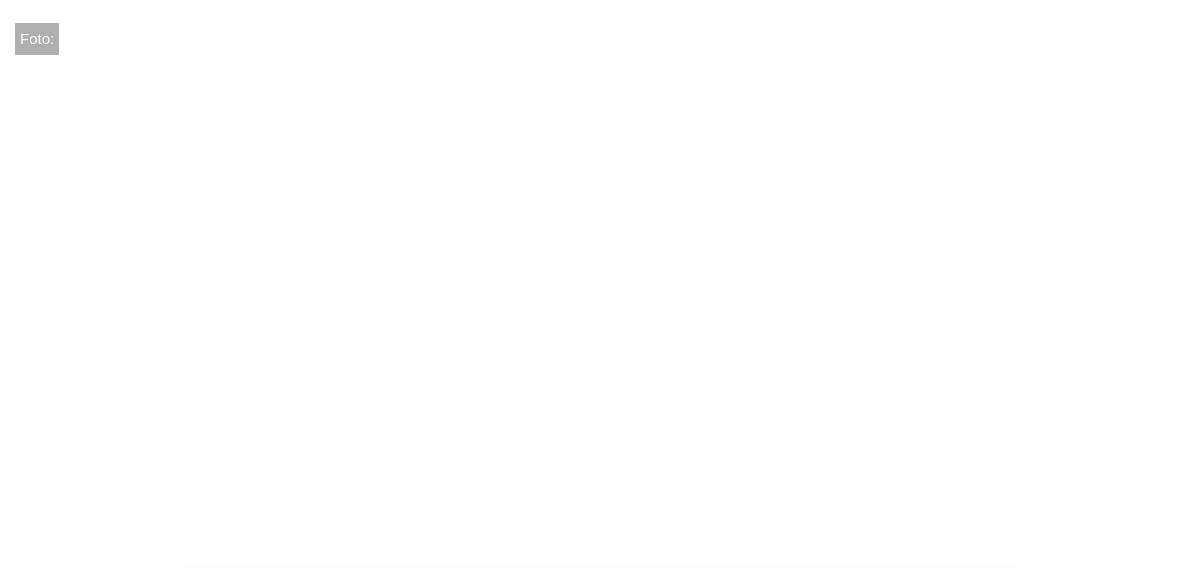
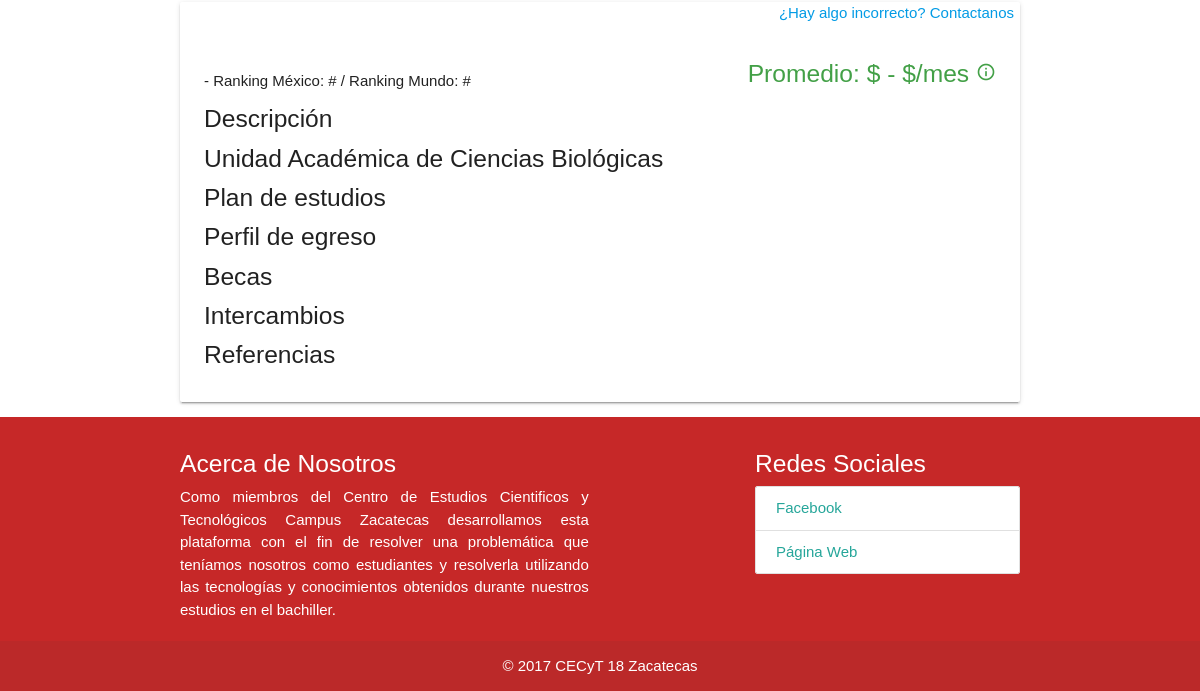
Page /private/nuevos/carrera.php?carrera=Prueba&uni=Unidad Académica de Ciencias Biológicas on the earlier database version (2 pictures, top to bottom).
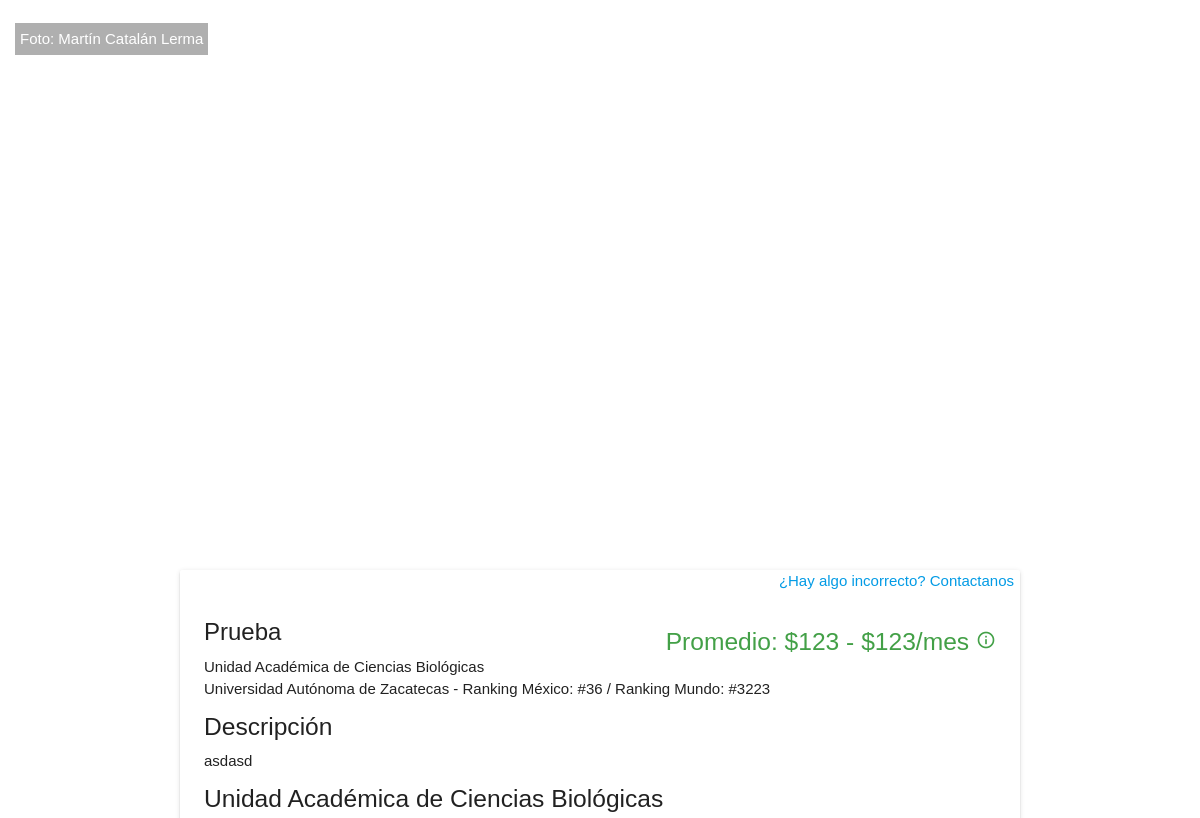
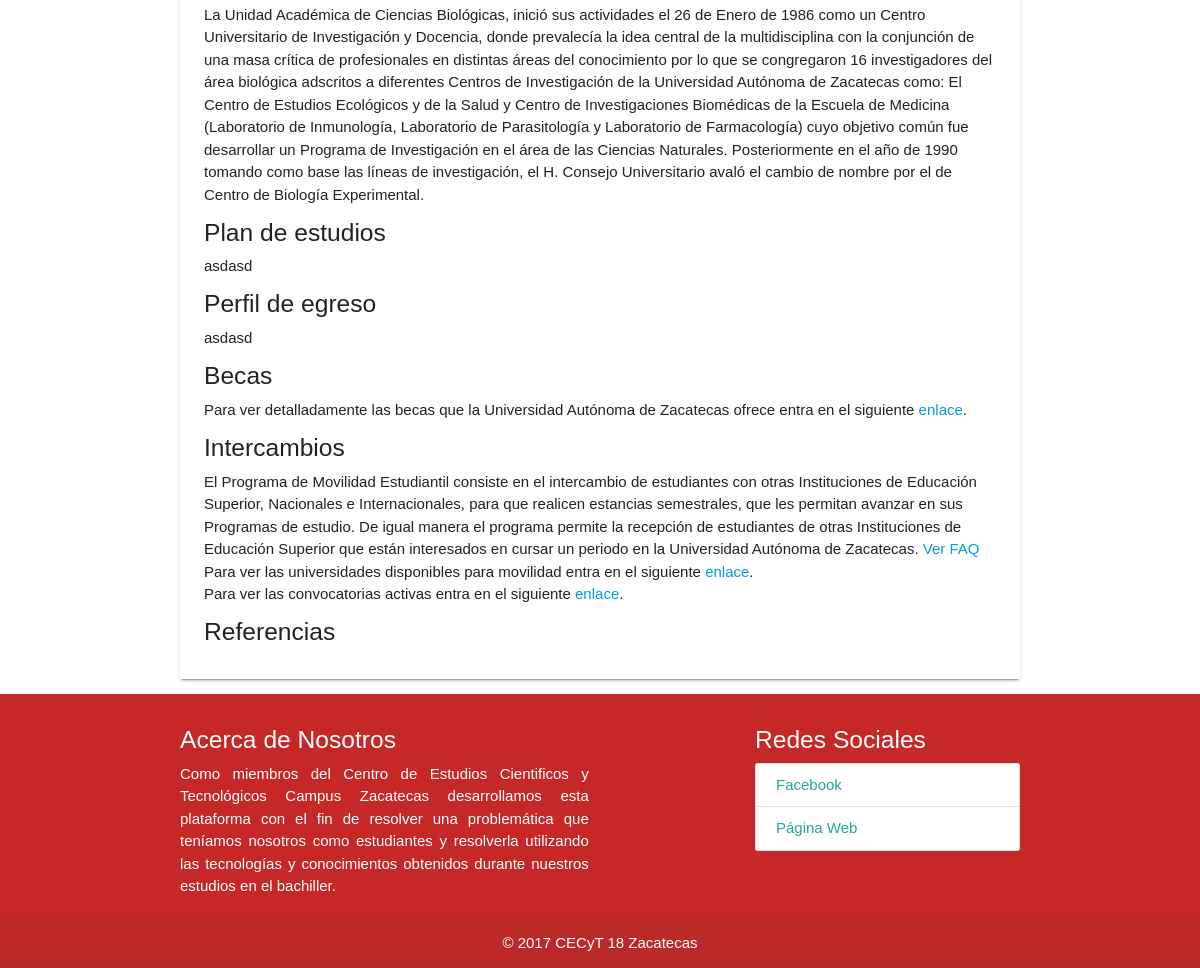
Same page on the later database version (2 pictures, top to bottom).
### tables this page shows
CREATE TABLE `carrera_uni` (
  `UID` int(11) NOT NULL,
  `id_carrera` int(11) NOT NULL,
  `plan_estudio` mediumtext NOT NULL,
  `perfil_egreso` mediumtext NOT NULL,
  `id_universidad` int(11) NOT NULL,
  `referencias` text NOT NULL
);

CREATE TABLE `universidad` (
  `UID` int(11) NOT NULL,
  `nombre` varchar(150) NOT NULL,
  `descripcion` mediumtext NOT NULL,
  `lat` varchar(72) NOT NULL,
  `lng` varchar(72) NOT NULL,
  `foto_url` varchar(300) DEFAULT NULL,
  `foto_autor` varchar(70) NOT NULL,
  `ciudad` varchar(72) NOT NULL,
  `id_institutucion` int(11) NOT NULL
);

CREATE TABLE `carrera_info` (
  `UID` int(11) NOT NULL,
  `nombre` varchar(72) NOT NULL,
  `descripcion` mediumtext NOT NULL,
  `id_area` int(11) NOT NULL,
  `salario_min` float DEFAULT NULL,
  `salario_max` float DEFAULT NULL,
  `keywords` text NOT NULL
);

CREATE TABLE `institucion` (
  `UID` int(11) NOT NULL,
  `name` varchar(120) NOT NULL,
  `intercambio` mediumtext NOT NULL,
  `becas` mediumtext NOT NULL,
  `rank_nac` int(11) DEFAULT NULL,
  `rank_mun` int(11) DEFAULT NULL
);

### private/nuevos/carrera.php (the view, shortened to what this page needs)
<?php
  include '../conn.php';
  $name = $_GET['carrera'];
  $uni = $_GET['uni'];
  $query = mysqli_query($con,"SELECT * FROM carrera_uni
            JOIN universidad ON universidad.UID = carrera_uni.id_universidad
            JOIN carrera_info ON carrera_info.UID = carrera_uni.id_carrera
            JOIN institucion ON institucion.UID = universidad.id_institutucion
            WHERE carrera_info.nombre  = '$name' AND universidad.nombre = '$uni'");
  $carrera = mysqli_fetch_array($query, MYSQLI_NUM);
  ?>
<html>
    <head>
        <link rel="stylesheet" type="text/css" href="../css/estilos.css">
        <link type="text/css" rel="stylesheet" href="../css/materialize.min.css" media="screen,projection" />
    </head>
    <body style="background-image: url('<?php echo $carrera[11]; ?>');background-size: cover;background-attachment: fixed; background-position: center center;">
        <?php
            echo '
            <div>
              <div class=""><span style="position: absolute; padding:5px; margin:15px; background-color:#00000050; color: white; ">Foto: '.$carrera[12].'</span></div>
            </div>';
        ?>
        <div id="container" style="display:block;">
            <div class="container">
                <?php
                  echo '
                  <div class="card white-1">
                  <span class="right" style="margin-right:6px"><a href="#modal-email" class="modal-trigger">¿Hay algo incorrecto? Contactanos</a></span>
                    <div class="card-content">
                      <span class="right green-text text-darken-1"><h5>Promedio: $'.$carrera[19].' - $'.$carrera[20].'/mes <i class="material-icons tooltipped" style="font-size: 20px;" data-position="bottom" data-delay="0" data-tooltip="El promedio depende de la experiencia, el puesto, la preparación profesional y del trabajo realizado en el mes.">info_outline</i></h5></span>
                      <span><h3 class="card-title">'.$carrera[16].'</h3></span>
                      <span class="carrera">'.$carrera[7].'</span><br>
                      <span class="carrera">'.$carrera[23].' - Ranking México: #'.$carrera[26].' / Ranking Mundo: #'.$carrera[27].'</span><br>
                      <h5>Descripción</h5>
                      <span class="carrera">'.$carrera[17].'</span>
                      <h5>'.$uni.'</h5>
                      <span class="carrera">'.$carrera[8].'</span>
                      <h5>Plan de estudios</h5>
                      <span class="carrera">'.$carrera[2].'</span>
                      <h5>Perfil de egreso</h5>
                      <span class="carrera">'.$carrera[3].'</span>
                      <h5>Becas</h5>
                      <span class="carrera">'.$carrera[25].'</span>
                      <h5>Intercambios</h5>
                      <span class="carrera">'.$carrera[24].'</span>
                      <h5>Referencias</h5>
                      <span class="carrera">'.$carrera[5].'</span>
                    </div>
                  </div>';
                ?>
            </div>
        </div>
    </body>
</html>

### assets/css/estilos.css (style rules this page uses)
* { margin: 0px; padding: 0px; font-family: 'Raleway', sans-serif; font-weight: lighter; box-sizing: border-box; }

Differences in the rows shown:
added carrera_uni: id_universidad.foto_autor "Martín Catalán Lerma", id_carrera.salario_min "123", id_carrera.salario_max "123", id_carrera.nombre "Prueba", id_universidad.nombre "Unidad Académica de Ciencias Biológicas", institucion.name "Universidad Autónoma de Zacatecas", institucion.rank_nac "36", institucion.rank_mun "3223", id_carrera.descripcion "asdasd", id_universidad.descripcion "La Unidad Académica de Ciencias Biológicas, inició sus actividades el 26 de Enero de 1986 como un Centro Universitario de Investigación y Docencia, donde prevalecía la idea central de la multidisciplina con la conjunción de una masa crítica de profesionales en distintas áreas del conocimiento por lo que se congregaron 16 investigadores del área biológica adscritos a diferentes Centros de Investigación de la Universidad Autónoma de Zacatecas como: El Centro de Estudios Ecológicos y de la Salud y Centro de Investigaciones Biomédicas de la Escuela de Medicina (Laboratorio de Inmunología, Laboratorio de Parasitología y Laboratorio de Farmacología) cuyo objetivo común fue desarrollar un Programa…", plan_estudio "asdasd", perfil_egreso "asdasd", institucion.becas "Para ver detalladamente las becas que la Universidad Autónoma de Zacatecas ofrece entra en el siguiente enlace .", institucion.intercambio "El Programa de Movilidad Estudiantil consiste en el intercambio de estudiantes con otras Instituciones de Educación Superior, Nacionales e Internacionales, para que realicen estancias semestrales, que les permitan avanzar en sus Programas de estudio. De igual manera el programa permite la recepción de estudiantes de otras Instituciones de Educación Superior que están interesados en cursar un periodo en la Universidad Autónoma de Zacatecas. Ver FAQ Para ver las universidades disponibles para movilidad entra en el siguiente enlace . Para ver las convocatorias activas entra en el siguiente enlace ."
